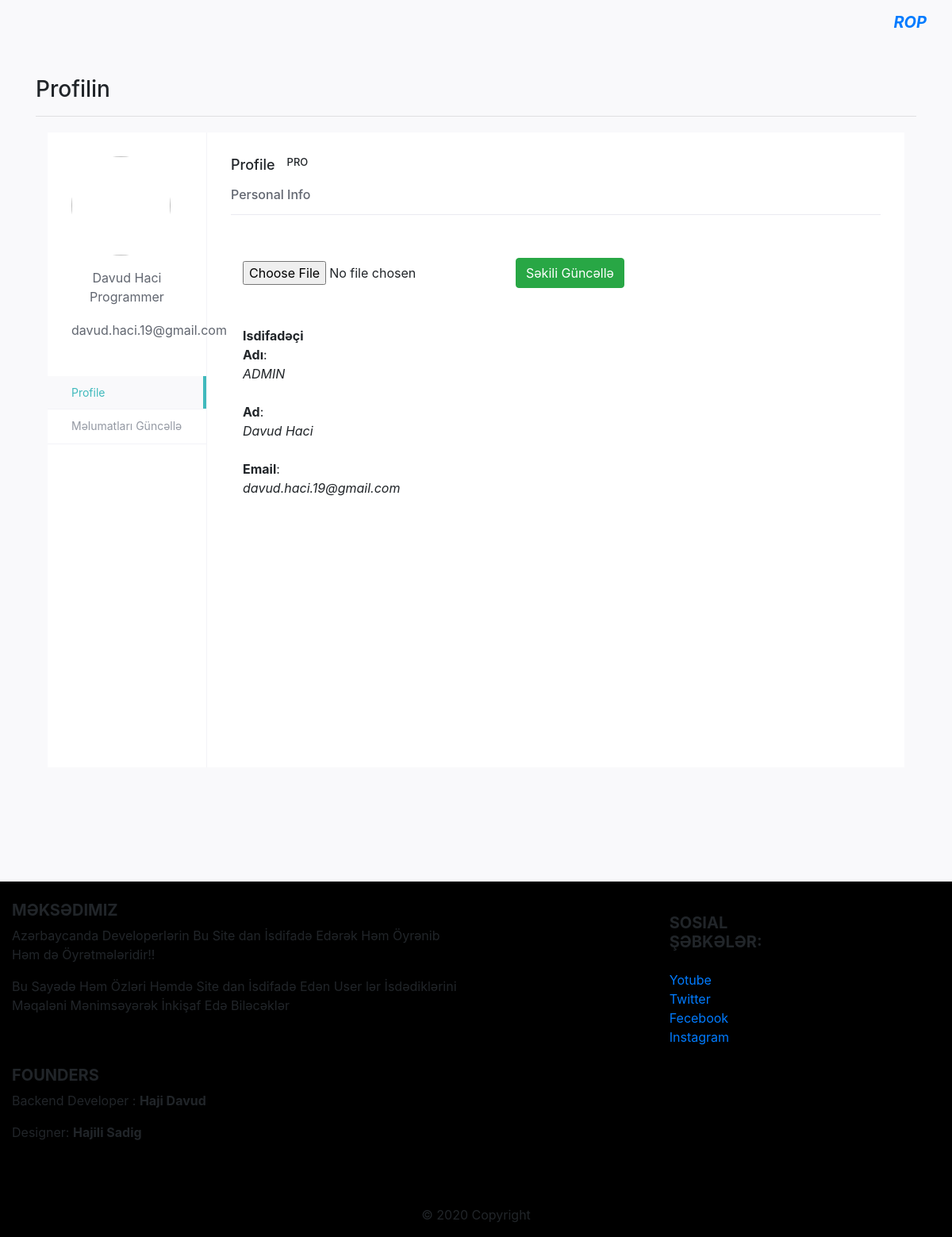
The app's page /profil (signed in) with its own data.
### blog.py (models this page shows)
class users(db.Model):
    id = db.Column(db.Integer, primary_key=True)
    name = db.Column(db.String(80))
    username = db.Column(db.String(80))
    email = db.Column(db.String(80))
    password = db.Column(db.String(80))
    photo = db.Column(db.String)

### blog.py (the view, shortened to what this page needs)
@app.route("/profil",methods=["POST","GET"])
@login_required
def profil():
    if request.method=="GET":
        data = users.query.filter_by(id=session["id"]).first()
        image_loc=data.photo
        return render_template("profil.html",image_file=os.path.join("static/image/",image_loc),data=data)

### blog.py (called while the page is built)
def login_required(f):
    @wraps(f)
    def decorated_function(*args, **kwargs):
        if "logged" in session:
            return f(*args,**kwargs)
        else:
            flash("Ilk öncə isdifadəçi kimi daxil olun","danger")
            return redirect(url_for("login"))
    return decorated_function

### templates/profil.html (shortened to what this page needs)
{% extends "layout.html" %}
{% block body %}
    <h3>Profilin</h3>
      <hr>
<div class="container">
    <div class="view-account">
        <section class="module">
            <div class="module-inner">
                <div class="side-bar">
                    <div class="user-info">
                        <img class="rounded-circle account-img" src="/{{ image_file }}">
                        <ul class="meta list list-unstyled">
                            <li class="name">{{data.name}}
                                <label class="label label-info">Programmer</label>
                            </li>
                            <li class="email"><a href="#">{{data.email}}</a></li>
                        </ul>
                    </div>
            		<nav class="side-menu">
        				<ul class="nav">
        					<li class="active"><a href="/profil"> Profile</a></li>
        					<li><a href="/updateProfil">Məlumatları Güncəllə</a></li>
        				</ul>
        			</nav>
                </div>
                <div class="content-panel">
                    <h2 class="title">Profile<span class="pro-label label label-warning">PRO</span></h2>
                    <form class="form-horizontal" method=post enctype=multipart/form-data>
                        <fieldset class="fieldset">
                            <h3 class="fieldset-title">Personal Info</h3>
                            <div class="form-group avatar">
                                <figure class="figure col-md-2 col-sm-3 col-xs-12">
                                </figure>
                            <div class="form-inline col-md-10 col-sm-9 col-xs-12">
                                <input type=file name=file><br>
                                <button type="submit" class="btn btn-success">Səkili Güncəllə</button>
                            </div>
                            <br><br>
                            <div class="form-group">
                                <label class="col-md-2 col-sm-3 col-xs-12 control-label"><b>Isdifadəçi Adı</b>: <br><i>{{data.username}}</i></label>
                            </div>
                            <div class="form-group">
                                <label class="col-md-2 col-sm-3 col-xs-12 control-label"><b>Ad</b>: <br><i>{{data.name}}</i></label>
                            </div>
                            <div class="form-group">
                                <label class="col-md-2 col-sm-3 col-xs-12 control-label"><b>Email</b>: <i><br>{{data.email}}</i></label>
                            </div>
                        </fieldset>
                    </form>
                </div>
            </div>
        </section>
    </div>
</div>
      <br><br><br><br><br><br>
{% endblock body %}

### templates/layout.html (style rules this page uses)
html,body { width: 100%; height: 100%; overflow-x: hidden; }

### templates/profil.html (style rules this page uses)
.account-img { height: 125px; width: 125px; margin-right: 20px; margin-bottom: 16px; }
body { background:#f9f9fb; }
.view-account { background:#FFFFFF; margin-top:20px; }
.view-account .pro-label { font-size: 13px; padding: 4px 5px; position: relative; top: -5px; margin-left: 10px; display: inline-block }
.view-account .side-bar { padding-bottom: 30px }
.view-account .side-bar .user-info { text-align: center; margin-bottom: 15px; padding: 30px; color: #616670; border-bottom: 1px solid #f3f3f3 }
.view-account .side-bar .user-info .meta li { margin-bottom: 10px }
.view-account .side-bar .user-info .meta li a { color: #616670 }
.view-account .side-bar .side-menu { text-align: center }
.view-account .side-bar .side-menu .nav { display: inline-block; margin: 0 auto }
.view-account .side-bar .side-menu .nav>li { font-size: 14px; margin-bottom: 0; border-bottom: none; display: inline-block; float: left; margin-right: 15px; margin-bottom: 15px }
.view-account .side-bar .side-menu .nav>li:last-child { margin-right: 0 }
.view-account .side-bar .side-menu .nav>li>a { display: inline-block; color: #9499a3; padding: 5px; border-bottom: 2px solid transparent }
.view-account .side-bar .side-menu .nav>li.active a { color: #40babd; border-bottom: 2px solid #40babd; background: none; border-right: none }
.view-account .content-panel { padding: 30px }
.view-account .content-panel .title { margin-bottom: 15px; margin-top: 0; font-size: 18px }
.view-account .content-panel .fieldset-title { padding-bottom: 15px; border-bottom: 1px solid #eaeaf1; margin-bottom: 30px; color: #616670; font-size: 16px }
@media (min-width:768px) { .view-account .side-bar .user-info { padding: 0; padding-bottom: 15px } }
@media (min-width:992px) { .view-account .content-panel { min-height: 800px; border-left: 1px solid #f3f3f7; margin-left: 200px } }
@media (min-width:992px) { .view-account .side-bar { position: absolute; width: 200px; min-height: 600px } }
@media (min-width:992px) { .view-account .side-bar .user-info { margin-bottom: 0; border-bottom: none; padding: 30px } }
@media (min-width:992px) { .view-account .side-bar .side-menu { text-align: left } }
@media (min-width:992px) { .view-account .side-bar .side-menu .nav { display: block } }
@media (min-width:992px) { .view-account .side-bar .side-menu .nav>li { display: block; float: none; font-size: 14px; border-bottom: 1px solid #f3f3f7; margin-right: 0; margin-bottom: 0 } }
@media (min-width:992px) { .view-account .side-bar .side-menu .nav>li>a { display: block; color: #9499a3; padding: 10px 15px; padding-left: 30px } }
@media (min-width:992px) { .view-account .side-bar .side-menu .nav>li.active a { background: #f9f9fb; border-right: 4px solid #40babd; border-bottom: none } }

### records on screen
users: name "Davud Haci", email "davud.haci.19@gmail.com", username "ADMIN"
